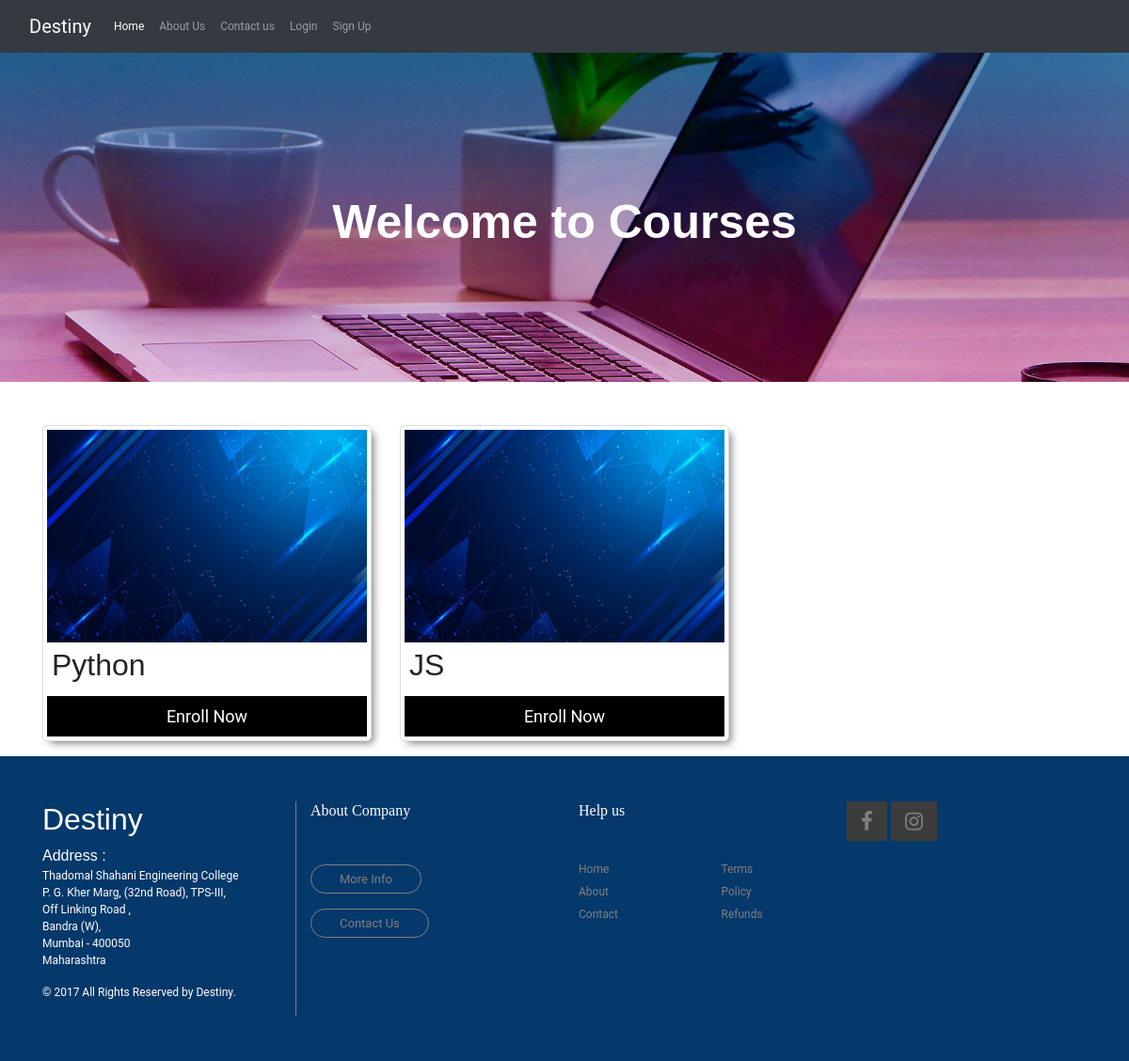
The app's page /course.html, older data.
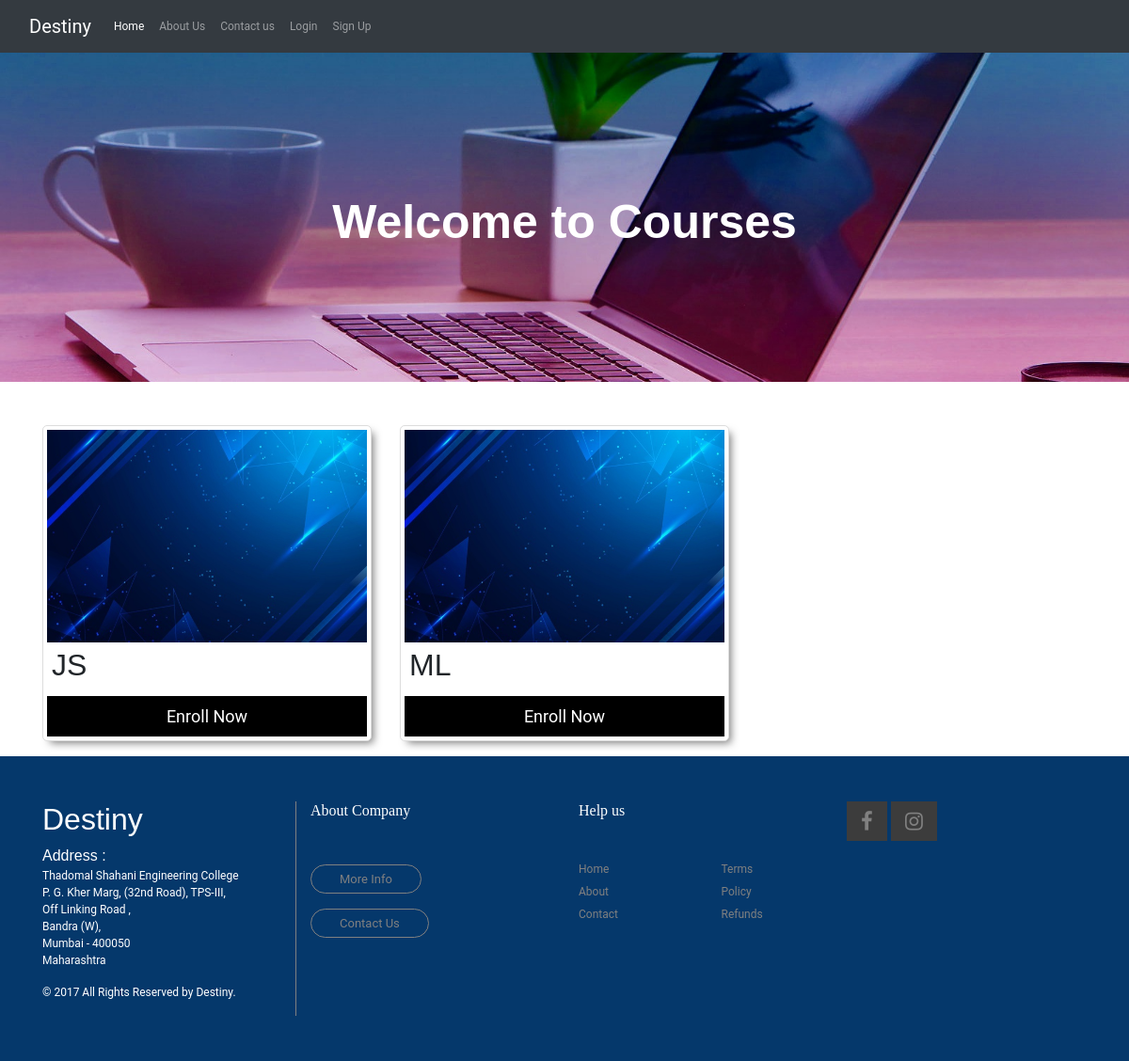
The same page, newer data.
### Home/models.py (models this page shows)
class course_upload(models.Model):
    topic_name = models.CharField(max_length=200)
    link=models.SlugField()
    desc = models.CharField(max_length=500)
    notes_file = models.FileField(upload_to="Material/")
    video_link = models.CharField(max_length=800,default='')

### Home/views.py (the view)
# urls.py: path('course.html', views.course, name='course.html'),
def course(request):
    m = course_upload.objects.all()
    return render(request, 'course.html', {"courses": m})

### templates/course.html (shortened to what this page needs)
{% extends 'base.html' %}
{% block body %}
<head>
	<link rel="stylesheet" href="https://stackpath.bootstrapcdn.com/bootstrap/4.4.1/css/bootstrap.min.css"
>
	<link rel="stylesheet" href="https://maxcdn.bootstrapcdn.com/font-awesome/4.4.0/css/font-awesome.min.css">
</head>
</head>
<body>
<div id='showcase' class="mb-6"><h2>Welcome to Courses</h2></div>
<div class="container">
<div class="row mb-8 ">
{% for course in courses %}
<div class="col-md-4">
	<div class='col-xs-4 card my-3'>
		<img src="/static/bluebg.jpg" alt="course image">
		<h2>{{ course.topic_name }}</h2>
		<a href="{%url 'coursePage' link=course.link %}"><button type="button">Enroll Now</button></a>
	</div>
</div>
{% endfor %}
</div>
</div>
{% endblock body %}

Row changes from the older to the newer data that the page shows:
removed course_upload: topic_name "Python"
added course_upload: topic_name "ML"
